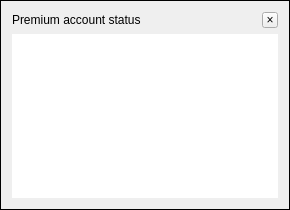
<?xml version="1.0" encoding="UTF-8"?>
<ui version="4.0">
 <class>JavaAccountStatusWidget</class>
 <widget class="QFrame" name="JavaAccountStatusWidget">
  <property name="geometry">
   <rect>
    <x>0</x>
    <y>0</y>
    <width>290</width>
    <height>210</height>
   </rect>
  </property>
  <property name="windowTitle">
   <string>Premium account status</string>
  </property>
  <property name="autoFillBackground">
   <bool>true</bool>
  </property>
  <property name="frameShape">
   <enum>QFrame::Box</enum>
  </property>
  <layout class="QGridLayout" name="gridLayout">
   <item row="0" column="0">
    <widget class="QLabel" name="labelTitle">
     <property name="sizePolicy">
      <sizepolicy hsizetype="Preferred" vsizetype="Minimum">
       <horstretch>0</horstretch>
       <verstretch>0</verstretch>
      </sizepolicy>
     </property>
     <property name="text">
      <string>Premium account status</string>
     </property>
    </widget>
   </item>
   <item row="0" column="1">
    <widget class="QToolButton" name="toolButton">
     <property name="sizePolicy">
      <sizepolicy hsizetype="Fixed" vsizetype="Minimum">
       <horstretch>0</horstretch>
       <verstretch>0</verstretch>
      </sizepolicy>
     </property>
     <property name="maximumSize">
      <size>
       <width>16</width>
       <height>16</height>
      </size>
     </property>
     <property name="text">
      <string notr="true">×</string>
     </property>
    </widget>
   </item>
   <item row="1" column="0" colspan="2">
    <widget class="QTreeWidget" name="treeWidget">
     <property name="frameShape">
      <enum>QFrame::NoFrame</enum>
     </property>
     <property name="frameShadow">
      <enum>QFrame::Plain</enum>
     </property>
     <property name="rootIsDecorated">
      <bool>false</bool>
     </property>
     <property name="itemsExpandable">
      <bool>false</bool>
     </property>
     <property name="expandsOnDoubleClick">
      <bool>false</bool>
     </property>
     <property name="columnCount">
      <number>2</number>
     </property>
     <attribute name="headerVisible">
      <bool>false</bool>
     </attribute>
     <column>
      <property name="text">
       <string notr="true">1</string>
      </property>
     </column>
     <column>
      <property name="text">
       <string notr="true">2</string>
      </property>
     </column>
    </widget>
   </item>
  </layout>
 </widget>
 <resources/>
 <connections>
  <connection>
   <sender>toolButton</sender>
   <signal>clicked()</signal>
   <receiver>JavaAccountStatusWidget</receiver>
   <slot>deleteLater()</slot>
   <hints>
    <hint type="sourcelabel">
     <x>275</x>
     <y>11</y>
    </hint>
    <hint type="destinationlabel">
     <x>415</x>
     <y>87</y>
    </hint>
   </hints>
  </connection>
 </connections>
</ui>
